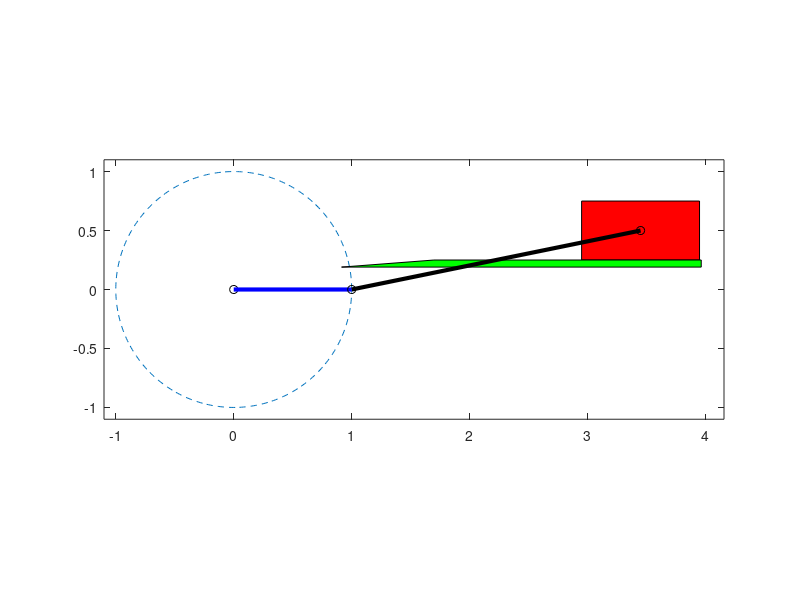

The MATLAB source for this figure:
clc;
clear;
close all
r = 1; n = 360;
theta = linspace(0, 2*pi, n);
Ax = r * cos(theta);
Ay = r * sin(theta);
a = 2.5; e = 0.25; c = 0.5; d = 1; t = 0.06;
Bx = Ax + sqrt(a^2 - (Ay-e-c/2).^2); % Ensure this does not result in complex numbers
By=e+c/2;

axisLimits = [min(Ax)*1.1 max(Bx)*1.2 min(Ay)*1.1 max(Ay)*1.1];
sliderY = [e e+c e+c e e];
groundX=[min(Bx)-d/2 min(Bx)*1.2 max(Bx)+d/2 max(Bx)+d/2 min(Bx)-d/2];
groundY=[e-t e e e-t e-t];

% Define By before using it in the loop
for i = 1:n
    plot(Ax, Ay, '--', 0, 0, 'ko')
    axis equal
    hold on
    sliderX = [Bx(i)-d/2 Bx(i)-d/2 Bx(i)+d/2 Bx(i)+d/2 Bx(i)-d/2];
    fill(sliderX, sliderY, 'r')
    fill(groundX, groundY, 'g')
    plot([0, Ax(i)], [0, Ay(i)], 'b', 'linewidth', 3);
    plot(Ax(i), Ay(i), 'ko')
    plot(Bx(i), By, 'ko') 
    axis(axisLimits) % Check if this sets the axis correctly
    plot([Ax(i), Bx(i)], [Ay(i), By], 'k', 'linewidth', 3);
    %axis off
    hold off
    pause(0.05);
end

